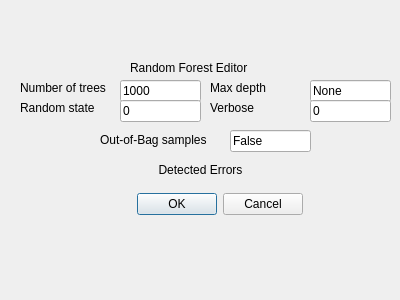
<?xml version="1.0" encoding="UTF-8"?>
<ui version="4.0">
 <class>Dialog</class>
 <widget class="QDialog" name="Dialog">
  <property name="geometry">
   <rect>
    <x>0</x>
    <y>0</y>
    <width>400</width>
    <height>300</height>
   </rect>
  </property>
  <property name="windowTitle">
   <string>Dialog</string>
  </property>
  <widget class="QLabel" name="label">
   <property name="geometry">
    <rect>
     <x>130</x>
     <y>60</y>
     <width>141</width>
     <height>16</height>
    </rect>
   </property>
   <property name="text">
    <string>Random Forest Editor </string>
   </property>
  </widget>
  <widget class="QLineEdit" name="dialog_estimators_RF">
   <property name="geometry">
    <rect>
     <x>120</x>
     <y>80</y>
     <width>81</width>
     <height>22</height>
    </rect>
   </property>
   <property name="text">
    <string>1000</string>
   </property>
   <property name="placeholderText">
    <string>1000</string>
   </property>
  </widget>
  <widget class="QDialogButtonBox" name="buttonBox_RF">
   <property name="geometry">
    <rect>
     <x>110</x>
     <y>190</y>
     <width>193</width>
     <height>28</height>
    </rect>
   </property>
   <property name="standardButtons">
    <set>QDialogButtonBox::Cancel|QDialogButtonBox::Ok</set>
   </property>
  </widget>
  <widget class="QLabel" name="label_2">
   <property name="geometry">
    <rect>
     <x>20</x>
     <y>80</y>
     <width>101</width>
     <height>16</height>
    </rect>
   </property>
   <property name="text">
    <string>Number of trees</string>
   </property>
  </widget>
  <widget class="QLabel" name="label_3">
   <property name="geometry">
    <rect>
     <x>20</x>
     <y>100</y>
     <width>91</width>
     <height>16</height>
    </rect>
   </property>
   <property name="text">
    <string>Random state</string>
   </property>
  </widget>
  <widget class="QLineEdit" name="dialog_random_RF">
   <property name="geometry">
    <rect>
     <x>120</x>
     <y>100</y>
     <width>81</width>
     <height>22</height>
    </rect>
   </property>
   <property name="text">
    <string>0</string>
   </property>
  </widget>
  <widget class="QLineEdit" name="dialog_depth_RF">
   <property name="geometry">
    <rect>
     <x>310</x>
     <y>80</y>
     <width>81</width>
     <height>22</height>
    </rect>
   </property>
   <property name="text">
    <string>None</string>
   </property>
  </widget>
  <widget class="QLabel" name="label_4">
   <property name="geometry">
    <rect>
     <x>210</x>
     <y>80</y>
     <width>81</width>
     <height>16</height>
    </rect>
   </property>
   <property name="text">
    <string>Max depth</string>
   </property>
  </widget>
  <widget class="QLineEdit" name="dialog_oob_RF">
   <property name="geometry">
    <rect>
     <x>230</x>
     <y>130</y>
     <width>81</width>
     <height>22</height>
    </rect>
   </property>
   <property name="text">
    <string>False</string>
   </property>
  </widget>
  <widget class="QLabel" name="label_5">
   <property name="geometry">
    <rect>
     <x>210</x>
     <y>100</y>
     <width>81</width>
     <height>16</height>
    </rect>
   </property>
   <property name="text">
    <string>Verbose</string>
   </property>
  </widget>
  <widget class="QLabel" name="label_6">
   <property name="geometry">
    <rect>
     <x>100</x>
     <y>130</y>
     <width>121</width>
     <height>20</height>
    </rect>
   </property>
   <property name="text">
    <string>Out-of-Bag samples</string>
   </property>
  </widget>
  <widget class="QLineEdit" name="dialog_verbose_RF">
   <property name="geometry">
    <rect>
     <x>310</x>
     <y>100</y>
     <width>81</width>
     <height>22</height>
    </rect>
   </property>
   <property name="text">
    <string>0</string>
   </property>
  </widget>
  <widget class="QLabel" name="label_errors">
   <property name="geometry">
    <rect>
     <x>10</x>
     <y>160</y>
     <width>381</width>
     <height>20</height>
    </rect>
   </property>
   <property name="text">
    <string>Detected Errors</string>
   </property>
   <property name="alignment">
    <set>Qt::AlignCenter</set>
   </property>
  </widget>
 </widget>
 <resources/>
 <connections/>
</ui>
